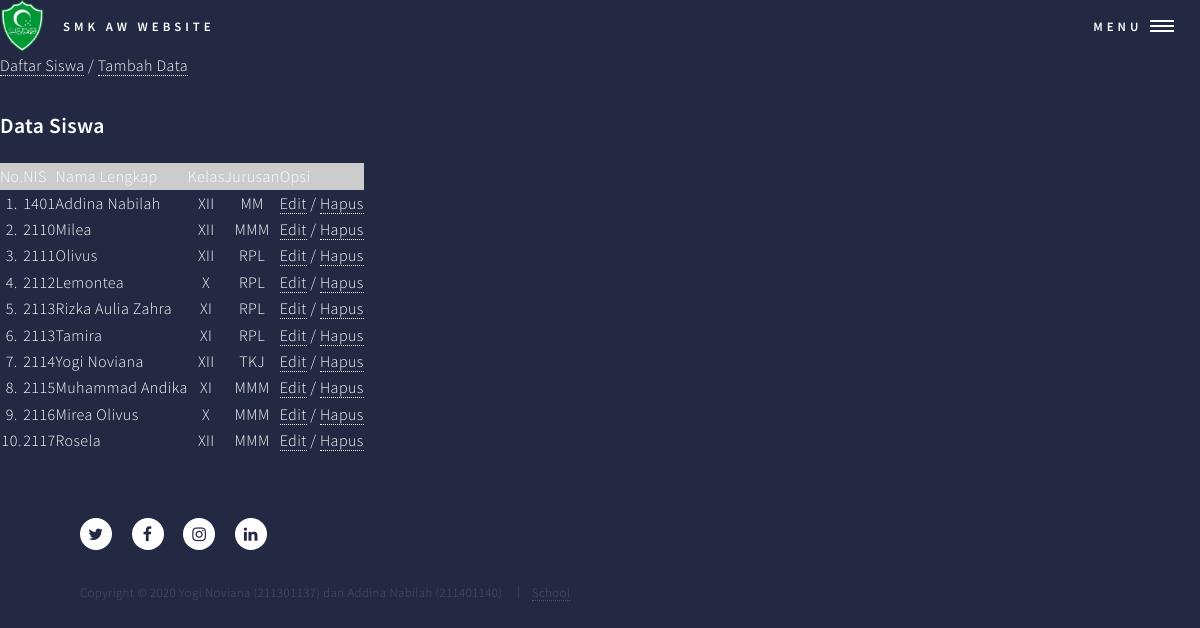
Screenshot of /index1.php with the database file from the repository.
### tables this page shows
CREATE TABLE `siswa` (
  `id` int(11) NOT NULL,
  `nis` varchar(4) NOT NULL,
  `nama` varchar(30) DEFAULT NULL,
  `kelas` varchar(3) DEFAULT NULL,
  `jurusan` varchar(3) DEFAULT NULL
);

### index1.php (the view, shortened to what this page needs)
<html>
<head>
	<link rel="stylesheet" href="assets/bootstrap/css/bootstrap.min.css" />
	<link rel="stylesheet" href="assets/css/main.css" />
</head>
<body>
<div id="wrapper">
<header id="header" class="alt">
    <img src="images/logojohh.png" alt="#menu">
    <a href="index.html" class="logo"><span>SMK AW Website</span></a>
    <nav>
        <a href="#menu">Menu</a>
    </nav>
</header>
<p><a href="index1.php">Daftar Siswa</a> / <a href="tambah.php">Tambah Data</a></p>
<h3>Data Siswa</h3>
<table cellpadding="5" cellspacing="0" border="1">
 <tr bgcolor="#CCCCCC">
  <th>No.</th>
  <th>NIS</th>
  <th>Nama Lengkap</th>
  <th>Kelas</th>
  <th>Jurusan</th>
  <th>Opsi</th>
 </tr>
<?php
include('koneksikan.php');
$query=mysqli_query($koneksi,"SELECT * FROM siswa ORDER BY NIS")or die('perintah sql salah');
 if(mysqli_num_rows($query)==0){
  echo'<tr><td colspan="6">Tidak ada data!</td></tr>';
 }else{
  $no=1;
  while($data=mysqli_fetch_assoc($query)){
   echo'<tr>';
   echo"<td><center>$no.</center></td>";
   echo"<td>$data[nis]</td>";
   echo'<td>'.$data['nama'].'</td>';
   echo'<td><center>'.$data['kelas'].'</center></td>';
   echo'<td><center>'.$data['jurusan'].'</center></td>';
   echo'<td><center><a href="edit.php?id='.$data['id'].'">Edit</a> / <a href="hapus.php?id='.$data['id'].'"onclick="return confirm(\'Yakin?\')">Hapus</a></center></td>';
   echo'</tr>';
   $no++;
  }
 }
?>
</table>
				<footer id="footer">
					<div class="inner">
						<ul class="icons">
							<li><a href="#" class="icon alt fa-twitter"><span class="label">Twitter</span></a></li>
							<li><a href="#" class="icon alt fa-facebook"><span class="label">Facebook</span></a></li>
							<li><a href="#" class="icon alt fa-instagram"><span class="label">Instagram</span></a></li>
							<li><a href="#" class="icon alt fa-linkedin"><span class="label">LinkedIn</span></a></li>
						</ul>
						<ul class="copyright">
                        <li>Copyright © 2020 Yogi Noviana (211301137) dan Addina Nabilah (211401140)</li>
						<li> <a href="">School</a></li>
						</ul>
					</div>
				</footer>
			</div>
</body>
</html>

### rows the page displays
siswa: nis "1401", nama "Addina Nabilah", kelas "XII", jurusan "MM"
siswa: nis "2110", nama "Milea", kelas "XII", jurusan "MMM"
siswa: nis "2111", nama "Olivus", kelas "XII", jurusan "RPL"
siswa: nis "2112", nama "Lemontea", kelas "X", jurusan "RPL"
siswa: nis "2113", nama "Rizka Aulia Zahra", kelas "XI", jurusan "RPL"
siswa: nis "2113", nama "Tamira", kelas "XI", jurusan "RPL"
siswa: nis "2114", nama "Yogi Noviana", kelas "XII", jurusan "TKJ"
siswa: nis "2115", nama "Muhammad Andika", kelas "XI", jurusan "MMM"
siswa: nis "2116", nama "Mirea Olivus", kelas "X", jurusan "MMM"
siswa: nis "2117", nama "Rosela", kelas "XII", jurusan "MMM"
